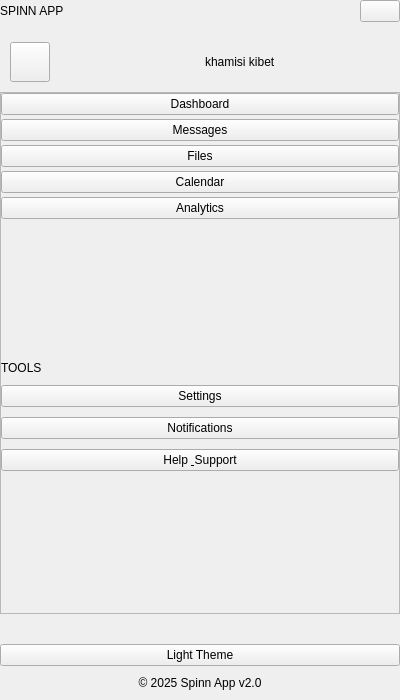
<?xml version='1.0' encoding='utf-8'?>
<ui version="4.0">
 <class>CustomComponent</class>
 <widget class="QCustomComponent" name="CustomComponent">
  <property name="geometry">
   <rect>
    <x>0</x>
    <y>0</y>
    <width>400</width>
    <height>700</height>
   </rect>
  </property>
  <property name="windowTitle">
   <string>CustomComponent</string>
  </property>
  <layout class="QVBoxLayout" name="verticalLayout">
   <property name="spacing">
    <number>10</number>
   </property>
   <property name="leftMargin">
    <number>0</number>
   </property>
   <property name="topMargin">
    <number>0</number>
   </property>
   <property name="rightMargin">
    <number>0</number>
   </property>
   <property name="bottomMargin">
    <number>0</number>
   </property>
   <item>
    <widget class="QCustomHamburgerMenu" name="leftHamburgerMenu">
     <property name="acrylicEnabled" stdset="0">
      <bool>true</bool>
     </property>
     <property name="autoHide" stdset="0">
      <bool>true</bool>
     </property>
     <property name="showButtonName" stdset="0">
      <string>leftSideDrawerBtn</string>
     </property>
     <property name="hideButtonName" stdset="0">
      <string>hideHamburgerBtn</string>
     </property>
     <layout class="QVBoxLayout" name="verticalLayout_3">
      <property name="spacing">
       <number>10</number>
      </property>
      <property name="leftMargin">
       <number>0</number>
      </property>
      <property name="topMargin">
       <number>0</number>
      </property>
      <property name="rightMargin">
       <number>0</number>
      </property>
      <property name="bottomMargin">
       <number>0</number>
      </property>
      <item>
       <widget class="QWidget" name="leftDrawerWidget" native="true">
        <layout class="QVBoxLayout" name="verticalLayout_2">
         <property name="spacing">
          <number>10</number>
         </property>
         <property name="leftMargin">
          <number>0</number>
         </property>
         <property name="topMargin">
          <number>0</number>
         </property>
         <property name="rightMargin">
          <number>0</number>
         </property>
         <property name="bottomMargin">
          <number>0</number>
         </property>
         <item>
          <widget class="QWidget" name="headerWidget" native="true">
           <layout class="QHBoxLayout" name="horizontalLayout">
            <property name="spacing">
             <number>10</number>
            </property>
            <property name="leftMargin">
             <number>0</number>
            </property>
            <property name="topMargin">
             <number>0</number>
            </property>
            <property name="rightMargin">
             <number>0</number>
            </property>
            <property name="bottomMargin">
             <number>0</number>
            </property>
            <item>
             <widget class="QLabel" name="appTitleLabel">
              <property name="text">
               <string>SPINN APP</string>
              </property>
             </widget>
            </item>
            <item alignment="Qt::AlignmentFlag::AlignRight">
             <widget class="QPushButton" name="hideHamburgerBtn">
              <property name="text">
               <string />
              </property>
              <property name="icon">
               <iconset resource="../Qss/icons/_icons.qrc">
                <normaloff>:/material_design/icons/material_design/close.png</normaloff>:/material_design/icons/material_design/close.png</iconset>
              </property>
             </widget>
            </item>
           </layout>
          </widget>
         </item>
         <item>
          <widget class="QCustomHorizontalSeparator" name="headerSeparator" />
         </item>
         <item alignment="Qt::AlignmentFlag::AlignTop">
          <widget class="QWidget" name="profileWidget" native="true">
           <layout class="QHBoxLayout" name="profileLayout">
            <property name="spacing">
             <number>10</number>
            </property>
            <property name="leftMargin">
             <number>10</number>
            </property>
            <property name="topMargin">
             <number>0</number>
            </property>
            <property name="rightMargin">
             <number>10</number>
            </property>
            <property name="bottomMargin">
             <number>0</number>
            </property>
            <item alignment="Qt::AlignmentFlag::AlignLeft">
             <widget class="QPushButton" name="profileBtn">
              <property name="minimumSize">
               <size>
                <width>40</width>
                <height>40</height>
               </size>
              </property>
              <property name="maximumSize">
               <size>
                <width>40</width>
                <height>40</height>
               </size>
              </property>
              <property name="text">
               <string />
              </property>
              <property name="icon">
               <iconset resource="../Qss/icons/_icons.qrc">
                <normaloff>:/material_design/icons/material_design/account_circle.png</normaloff>:/material_design/icons/material_design/account_circle.png</iconset>
              </property>
              <property name="iconSize">
               <size>
                <width>20</width>
                <height>20</height>
               </size>
              </property>
             </widget>
            </item>
            <item>
             <widget class="QLabel" name="userInfoLabel">
              <property name="text">
               <string>khamisi kibet</string>
              </property>
              <property name="alignment">
               <set>Qt::AlignmentFlag::AlignLeading|Qt::AlignmentFlag::AlignLeft|Qt::AlignmentFlag::AlignVCenter</set>
              </property>
              <property name="wordWrap">
               <bool>true</bool>
              </property>
             </widget>
            </item>
           </layout>
          </widget>
         </item>
         <item>
          <widget class="QScrollArea" name="scrollArea">
           <property name="widgetResizable">
            <bool>true</bool>
           </property>
           <widget class="QWidget" name="scrollAreaWidgetContents">
            <property name="geometry">
             <rect>
              <x>0</x>
              <y>0</y>
              <width>394</width>
              <height>470</height>
             </rect>
            </property>
            <layout class="QVBoxLayout" name="verticalLayout_4">
             <property name="spacing">
              <number>0</number>
             </property>
             <property name="leftMargin">
              <number>0</number>
             </property>
             <property name="topMargin">
              <number>0</number>
             </property>
             <property name="rightMargin">
              <number>0</number>
             </property>
             <property name="bottomMargin">
              <number>0</number>
             </property>
             <item>
              <widget class="QWidget" name="navigationWidget" native="true">
               <layout class="QVBoxLayout" name="navigationLayout">
                <property name="spacing">
                 <number>4</number>
                </property>
                <property name="leftMargin">
                 <number>0</number>
                </property>
                <property name="topMargin">
                 <number>0</number>
                </property>
                <property name="rightMargin">
                 <number>0</number>
                </property>
                <property name="bottomMargin">
                 <number>0</number>
                </property>
                <item>
                 <widget class="QPushButton" name="dashboardBtn">
                  <property name="text">
                   <string>Dashboard</string>
                  </property>
                  <property name="icon">
                   <iconset resource="../Qss/icons/_icons.qrc">
                    <normaloff>:/material_design/icons/material_design/dashboard.png</normaloff>:/material_design/icons/material_design/dashboard.png</iconset>
                  </property>
                 </widget>
                </item>
                <item>
                 <widget class="QPushButton" name="messagesBtn">
                  <property name="text">
                   <string>Messages</string>
                  </property>
                  <property name="icon">
                   <iconset resource="../Qss/icons/_icons.qrc">
                    <normaloff>:/material_design/icons/material_design/chat_bubble.png</normaloff>:/material_design/icons/material_design/chat_bubble.png</iconset>
                  </property>
                 </widget>
                </item>
                <item>
                 <widget class="QPushButton" name="filesBtn">
                  <property name="text">
                   <string>Files</string>
                  </property>
                  <property name="icon">
                   <iconset resource="../Qss/icons/_icons.qrc">
                    <normaloff>:/material_design/icons/material_design/folder.png</normaloff>:/material_design/icons/material_design/folder.png</iconset>
                  </property>
                 </widget>
                </item>
                <item>
                 <widget class="QPushButton" name="calendarBtn">
                  <property name="text">
                   <string>Calendar</string>
                  </property>
                  <property name="icon">
                   <iconset resource="../Qss/icons/_icons.qrc">
                    <normaloff>:/material_design/icons/material_design/event.png</normaloff>:/material_design/icons/material_design/event.png</iconset>
                  </property>
                 </widget>
                </item>
                <item>
                 <widget class="QPushButton" name="analyticsBtn">
                  <property name="text">
                   <string>Analytics</string>
                  </property>
                  <property name="icon">
                   <iconset resource="../Qss/icons/_icons.qrc">
                    <normaloff>:/material_design/icons/material_design/analytics.png</normaloff>:/material_design/icons/material_design/analytics.png</iconset>
                  </property>
                 </widget>
                </item>
               </layout>
              </widget>
             </item>
             <item>
              <spacer name="verticalSpacer">
               <property name="orientation">
                <enum>Qt::Orientation::Vertical</enum>
               </property>
               <property name="sizeHint" stdset="0">
                <size>
                 <width>20</width>
                 <height>79</height>
                </size>
               </property>
              </spacer>
             </item>
             <item>
              <widget class="QCustomHorizontalSeparator" name="middleSeparator" />
             </item>
             <item>
              <widget class="QWidget" name="toolsWidget" native="true">
               <layout class="QVBoxLayout" name="toolsLayout">
                <property name="spacing">
                 <number>10</number>
                </property>
                <property name="leftMargin">
                 <number>0</number>
                </property>
                <property name="topMargin">
                 <number>0</number>
                </property>
                <property name="rightMargin">
                 <number>0</number>
                </property>
                <property name="bottomMargin">
                 <number>0</number>
                </property>
                <item>
                 <widget class="QLabel" name="toolsLabel">
                  <property name="text">
                   <string>TOOLS</string>
                  </property>
                 </widget>
                </item>
                <item>
                 <widget class="QPushButton" name="settingsBtn">
                  <property name="text">
                   <string>Settings</string>
                  </property>
                  <property name="icon">
                   <iconset resource="../Qss/icons/_icons.qrc">
                    <normaloff>:/material_design/icons/material_design/settings.png</normaloff>:/material_design/icons/material_design/settings.png</iconset>
                  </property>
                 </widget>
                </item>
                <item>
                 <widget class="QPushButton" name="notificationsBtn">
                  <property name="text">
                   <string>Notifications</string>
                  </property>
                  <property name="icon">
                   <iconset resource="../Qss/icons/_icons.qrc">
                    <normaloff>:/material_design/icons/material_design/notifications.png</normaloff>:/material_design/icons/material_design/notifications.png</iconset>
                  </property>
                 </widget>
                </item>
                <item>
                 <widget class="QPushButton" name="helpBtn">
                  <property name="text">
                   <string>Help &amp; Support</string>
                  </property>
                  <property name="icon">
                   <iconset resource="../Qss/icons/_icons.qrc">
                    <normaloff>:/material_design/icons/material_design/help.png</normaloff>:/material_design/icons/material_design/help.png</iconset>
                  </property>
                 </widget>
                </item>
               </layout>
              </widget>
             </item>
             <item>
              <spacer name="verticalSpacer_2">
               <property name="orientation">
                <enum>Qt::Orientation::Vertical</enum>
               </property>
               <property name="sizeHint" stdset="0">
                <size>
                 <width>20</width>
                 <height>80</height>
                </size>
               </property>
              </spacer>
             </item>
            </layout>
           </widget>
          </widget>
         </item>
         <item>
          <widget class="QCustomHorizontalSeparator" name="profileSeparator" />
         </item>
         <item>
          <widget class="QWidget" name="footerWidget" native="true">
           <layout class="QVBoxLayout" name="footerLayout">
            <property name="spacing">
             <number>10</number>
            </property>
            <property name="leftMargin">
             <number>0</number>
            </property>
            <property name="topMargin">
             <number>10</number>
            </property>
            <property name="rightMargin">
             <number>0</number>
            </property>
            <property name="bottomMargin">
             <number>10</number>
            </property>
            <item>
             <widget class="QPushButton" name="themeBtn">
              <property name="text">
               <string>Light Theme</string>
              </property>
              <property name="icon">
               <iconset resource="../Qss/icons/_icons.qrc">
                <normaloff>:/material_design/icons/material_design/light_mode.png</normaloff>:/material_design/icons/material_design/light_mode.png</iconset>
              </property>
             </widget>
            </item>
            <item>
             <widget class="QLabel" name="copyrightLabel">
              <property name="text">
               <string>© 2025 Spinn App v2.0</string>
              </property>
              <property name="alignment">
               <set>Qt::AlignmentFlag::AlignCenter</set>
              </property>
             </widget>
            </item>
           </layout>
          </widget>
         </item>
        </layout>
       </widget>
      </item>
     </layout>
    </widget>
   </item>
  </layout>
 </widget>
 <customwidgets>
  <customwidget>
   <class>QCustomHamburgerMenu</class>
   <extends>QWidget</extends>
   <header>Custom_Widgets.QCustomHamburgerMenu</header>
   <container>1</container>
  </customwidget>
  <customwidget>
   <class>QCustomHorizontalSeparator</class>
   <extends>QWidget</extends>
   <header>Custom_Widgets.QCustomHorizontalSeparator</header>
  </customwidget>
  <customwidget>
   <class>QCustomComponent</class>
   <extends>QWidget</extends>
   <header>Custom_Widgets.QCustomComponent</header>
   <container>1</container>
  </customwidget>
 <customwidget><class>QPushButton</class><extends>QPushButton</extends><header location="global">Custom_Widgets.Theme.h</header><container>1</container></customwidget><customwidget><class>QLabel</class><extends>QLabel</extends><header location="global">Custom_Widgets.Theme.h</header><container>1</container></customwidget></customwidgets>
 <connections />
</ui>
